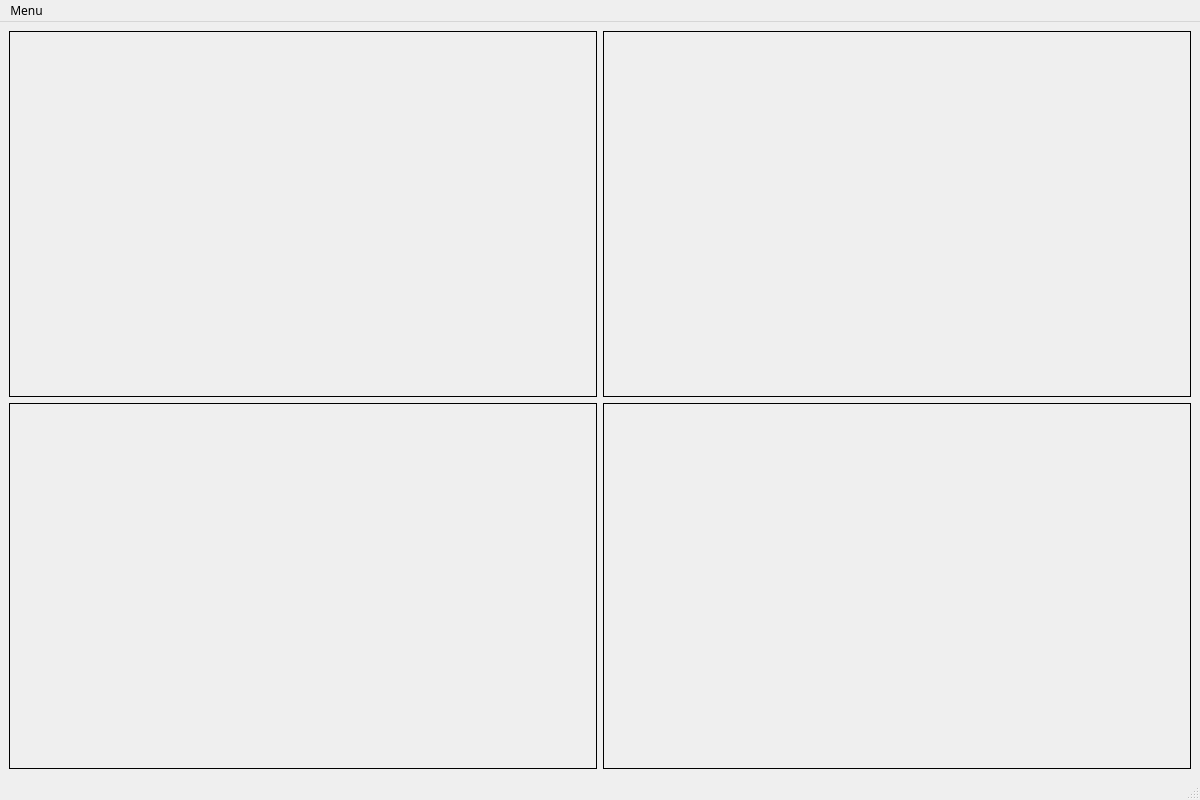
<?xml version="1.0" encoding="UTF-8"?>
<ui version="4.0">
 <class>MainWindow</class>
 <widget class="QMainWindow" name="MainWindow">
  <property name="geometry">
   <rect>
    <x>0</x>
    <y>0</y>
    <width>1200</width>
    <height>800</height>
   </rect>
  </property>
  <property name="maximumSize">
   <size>
    <width>1200</width>
    <height>800</height>
   </size>
  </property>
  <property name="font">
   <font>
    <family>Noto Sans</family>
   </font>
  </property>
  <property name="windowTitle">
   <string>MainWindow</string>
  </property>
  <widget class="QWidget" name="centralwidget">
   <property name="maximumSize">
    <size>
     <width>16777215</width>
     <height>16777215</height>
    </size>
   </property>
   <layout class="QHBoxLayout" name="horizontalLayout">
    <item>
     <layout class="QGridLayout" name="gridLayout">
      <item row="0" column="2">
       <widget class="QFrame" name="frame">
        <property name="frameShape">
         <enum>QFrame::Box</enum>
        </property>
        <property name="frameShadow">
         <enum>QFrame::Plain</enum>
        </property>
        <layout class="QGridLayout" name="gridLayout_2">
         <item row="0" column="0">
          <widget class="QWidget" name="map_widget" native="true"/>
         </item>
        </layout>
       </widget>
      </item>
      <item row="0" column="3">
       <widget class="QFrame" name="frame_2">
        <property name="frameShape">
         <enum>QFrame::Box</enum>
        </property>
        <property name="frameShadow">
         <enum>QFrame::Plain</enum>
        </property>
        <layout class="QGridLayout" name="gridLayout_3">
         <item row="0" column="0">
          <widget class="QWidget" name="pidchart_widget" native="true"/>
         </item>
        </layout>
       </widget>
      </item>
      <item row="1" column="2">
       <widget class="QFrame" name="frame_3">
        <property name="frameShape">
         <enum>QFrame::Box</enum>
        </property>
        <property name="frameShadow">
         <enum>QFrame::Plain</enum>
        </property>
        <layout class="QGridLayout" name="gridLayout_4">
         <item row="0" column="0">
          <widget class="QWidget" name="realtime_widget" native="true"/>
         </item>
        </layout>
       </widget>
      </item>
      <item row="1" column="3">
       <widget class="QFrame" name="frame_4">
        <property name="frameShape">
         <enum>QFrame::Box</enum>
        </property>
        <property name="frameShadow">
         <enum>QFrame::Plain</enum>
        </property>
        <layout class="QGridLayout" name="gridLayout_5">
         <item row="0" column="0">
          <widget class="QWidget" name="tiltchart_widget" native="true"/>
         </item>
        </layout>
       </widget>
      </item>
     </layout>
    </item>
   </layout>
  </widget>
  <widget class="QMenuBar" name="menubar">
   <property name="geometry">
    <rect>
     <x>0</x>
     <y>0</y>
     <width>1200</width>
     <height>23</height>
    </rect>
   </property>
   <widget class="QMenu" name="menu">
    <property name="title">
     <string>Menu</string>
    </property>
    <addaction name="actionReconnect"/>
    <addaction name="actionShow_emulator"/>
    <addaction name="actionReset_timebase"/>
    <addaction name="actionExit"/>
   </widget>
   <addaction name="menu"/>
  </widget>
  <widget class="QStatusBar" name="statusBar"/>
  <action name="actionReset_timebase">
   <property name="text">
    <string>Reset timebase</string>
   </property>
  </action>
  <action name="actionExit">
   <property name="text">
    <string>Exit</string>
   </property>
   <property name="toolTip">
    <string>Closes the window.</string>
   </property>
  </action>
  <action name="actionReconnect">
   <property name="text">
    <string>Reconnect</string>
   </property>
   <property name="toolTip">
    <string>Try to reconnect to host.</string>
   </property>
  </action>
  <action name="actionShow_emulator">
   <property name="checkable">
    <bool>true</bool>
   </property>
   <property name="enabled">
    <bool>false</bool>
   </property>
   <property name="text">
    <string>Show emulator</string>
   </property>
   <property name="toolTip">
    <string>Shows data link emulator.</string>
   </property>
   <property name="visible">
    <bool>false</bool>
   </property>
   <property name="iconVisibleInMenu">
    <bool>false</bool>
   </property>
  </action>
 </widget>
 <resources/>
 <connections/>
</ui>
